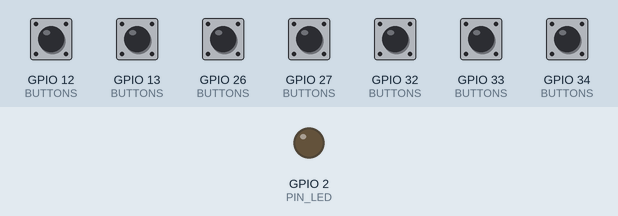
A sketch run on a simulated ESP32. On the bench: output pins drawn as LEDs (lit = HIGH). Dashed ring = blinking. The inputs (shaded band) are chosen by the test bench; at power-on: GPIO 12 (BUTTONS), GPIO 13 (BUTTONS), GPIO 26 (BUTTONS), GPIO 27 (BUTTONS), GPIO 32 (BUTTONS), GPIO 33 (BUTTONS), GPIO 34 (BUTTONS) HIGH. What the sketch prints to the serial monitor is not drawn.

Above: at 1.7 s.
1.8 s: GPIO 12 (BUTTONS) pulled LOW for 1 s
At 2.01 s:
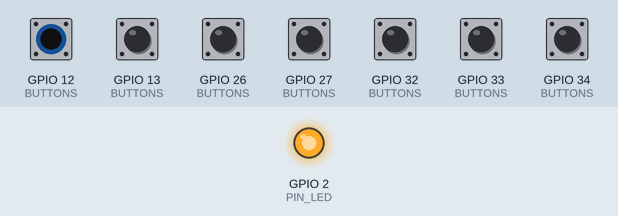
4.8 s: GPIO 34 (BUTTONS) pulled LOW for 1 s
At 7.0 s:
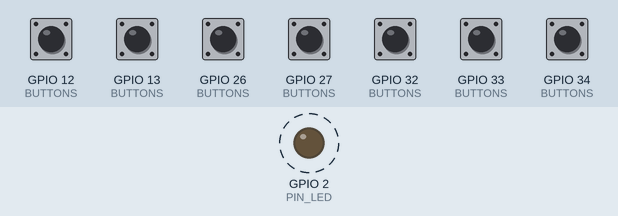
7.3 s: GPIO 13 (BUTTONS) pulled LOW for 0.15 s
At 8.5 s:
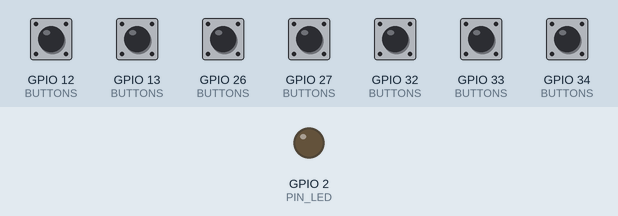
8.9 s: GPIO 26 (BUTTONS) pulled LOW for 0.15 s
At 9.8 s:
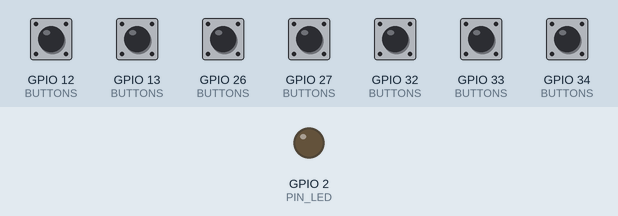
10.5 s: GPIO 27 (BUTTONS) pulled LOW for 0.15 s
At 11.1 s:
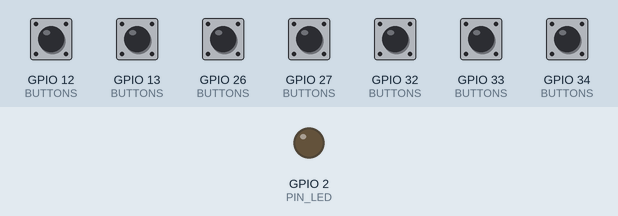
12.1 s: GPIO 32 (BUTTONS) pulled LOW for 0.15 s
At 13.5 s:
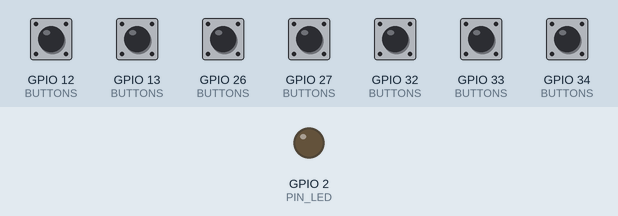
Timing chart, 0 to 14.7 s (numbered marks = the images above; inputs shaded):
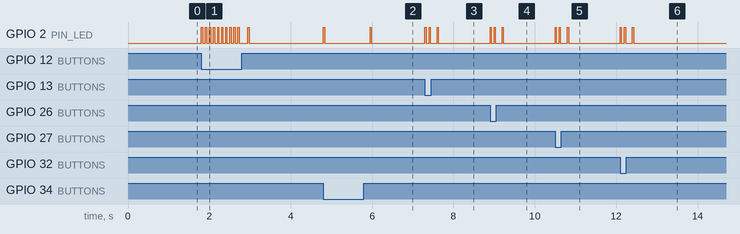

The sketch:

transmitter.ino
```cpp
/**
 * ============================================================================
 *  ESP32 P2P TRANSMITTER — Robot Control Buttons
 * ============================================================================
 *
 *  Protocol:  ESP-NOW (peer-to-peer, no WiFi router required)
 *  Latency:   ~1-3ms typical
 *  Range:     Up to 200m line-of-sight (with default TX power)
 *
 *  BUTTONS (directly to GND, internal pull-up used):
 *    GPIO 13  →  FORWARD
 *    GPIO 12  →  BACKWARD
 *    GPIO 14  →  TURN LEFT
 *    GPIO 27  →  TURN RIGHT
 *    GPIO 26  →  GRIPPER TOGGLE (press to open/close)
 *    GPIO 33  →  MOVE UP
 *    GPIO 32  →  MOVE DOWN
 *
 *  STATUS LED:
 *    GPIO  2  →  Built-in LED (blink on send, solid on error)
 *
 *  WIRING:
 *    Each button connects the GPIO pin to GND when pressed.
 *    No external pull-up resistors needed (internal pull-ups enabled).
 *
 *  HOW TO SET RECEIVER MAC:
 *    1. Flash the receiver with the receiver.ino sketch.
 *    2. Open Serial Monitor — it prints its MAC address on boot.
 *    3. Copy that MAC into RECEIVER_MAC below.
 *
 * ============================================================================
 */

#include <Arduino.h>
#include <WiFi.h>
#include <esp_now.h>
#include <esp_wifi.h>

// ─────────────────────────────────────────────────────────────────────────────
//  RECEIVER MAC ADDRESS — *** CHANGE THIS TO YOUR RECEIVER'S MAC ***
// ─────────────────────────────────────────────────────────────────────────────
static uint8_t RECEIVER_MAC[] = {0xFF, 0xFF, 0xFF, 0xFF, 0xFF, 0xFF};
// Example: {0x24, 0x6F, 0x28, 0xAA, 0xBB, 0xCC}
// Set to broadcast (FF:FF:FF:FF:FF:FF) for testing without knowing the MAC.

// ─────────────────────────────────────────────────────────────────────────────
//  COMMAND PROTOCOL — single-byte commands for minimum latency
// ─────────────────────────────────────────────────────────────────────────────
enum Command : uint8_t {
    CMD_STOP           = 0x00,
    CMD_FORWARD        = 0x01,
    CMD_BACKWARD       = 0x02,
    CMD_TURN_LEFT      = 0x03,
    CMD_TURN_RIGHT     = 0x04,
    CMD_GRIPPER_TOGGLE = 0x05,
    CMD_MOVE_UP        = 0x06,
    CMD_MOVE_DOWN      = 0x07,
};

// ─────────────────────────────────────────────────────────────────────────────
//  PACKET STRUCTURE — 4 bytes total for integrity & future extensibility
// ─────────────────────────────────────────────────────────────────────────────
//  Why structured packet instead of raw byte:
//    - Header byte guards against stray/corrupt data on the receiver
//    - Sequence number lets the receiver detect missed packets
//    - Fixed struct alignment is cache-friendly and memcpy-safe
#pragma pack(push, 1)
struct ControlPacket {
    uint8_t  header;      // Magic header: 0xFB ("FiboCLUBS")
    uint8_t  command;     // Command enum value
    uint8_t  seq;         // Rolling sequence number (0-255)
    uint8_t  checksum;    // XOR of header ^ command ^ seq
};
#pragma pack(pop)

static_assert(sizeof(ControlPacket) == 4, "Packet must be exactly 4 bytes");

// ─────────────────────────────────────────────────────────────────────────────
//  PIN DEFINITIONS
// ─────────────────────────────────────────────────────────────────────────────
static constexpr uint8_t PIN_LED = 2;  // Built-in LED on most ESP32 DevKit boards

struct ButtonDef {
    uint8_t pin;
    Command command;
    const char* label;   // For serial debug output
    bool        repeats; // true = re-send while held (movement), false = fire once (toggle)
};

// Why these specific GPIOs: they are all safe-to-use input pins on ESP32
// that don't interfere with boot strapping or flash operations.
static const ButtonDef BUTTONS[] = {
    {13, CMD_FORWARD,        "FORWARD",        true},
    {12, CMD_BACKWARD,       "BACKWARD",       true},
    {27, CMD_TURN_LEFT,      "TURN LEFT",      true},
    {26, CMD_TURN_RIGHT,     "TURN RIGHT",     true},
    {34, CMD_GRIPPER_TOGGLE, "GRIPPER TOGGLE", false},  // single-fire toggle
    {33, CMD_MOVE_UP,        "MOVE UP",        true},
    {32, CMD_MOVE_DOWN,      "MOVE DOWN",      true},
};

static constexpr size_t NUM_BUTTONS = sizeof(BUTTONS) / sizeof(BUTTONS[0]);

// ─────────────────────────────────────────────────────────────────────────────
//  TIMING CONSTANTS
// ─────────────────────────────────────────────────────────────────────────────
static constexpr unsigned long DEBOUNCE_MS        = 50;   // Software debounce window
static constexpr unsigned long REPEAT_INTERVAL_MS = 100;  // How often to re-send while held
static constexpr unsigned long STOP_TIMEOUT_MS    = 150;  // Send STOP after all buttons released
static constexpr unsigned long LED_BLINK_MS       = 30;   // Visual feedback duration per send

// ─────────────────────────────────────────────────────────────────────────────
//  STATE VARIABLES
// ─────────────────────────────────────────────────────────────────────────────
static uint8_t  g_seq            = 0;
static bool     g_peerAdded      = false;
static bool     g_lastSendOk     = true;
static uint32_t g_sendCount      = 0;
static uint32_t g_failCount      = 0;

// Per-button debounce state
struct ButtonState {
    bool     pressed;
    unsigned long lastChangeMs;
    unsigned long lastSendMs;
};
static ButtonState g_btnState[NUM_BUTTONS] = {};

static unsigned long g_lastAnyPressMs = 0;
static bool          g_stopSent       = true;
static unsigned long g_ledOffMs       = 0;

// ─────────────────────────────────────────────────────────────────────────────
//  ESP-NOW SEND CALLBACK — confirms delivery at MAC layer
// ─────────────────────────────────────────────────────────────────────────────
static void onSendComplete(const uint8_t* mac, esp_now_send_status_t status) {
    g_lastSendOk = (status == ESP_NOW_SEND_SUCCESS);
    if (!g_lastSendOk) {
        g_failCount++;
        Serial.println("[TX] ⚠ Delivery FAILED — is the receiver powered on?");
    }
}

// ─────────────────────────────────────────────────────────────────────────────
//  SEND COMMAND — builds packet and transmits via ESP-NOW
// ─────────────────────────────────────────────────────────────────────────────
static void sendCommand(Command cmd) {
    ControlPacket pkt;
    pkt.header   = 0xFB;
    pkt.command  = static_cast<uint8_t>(cmd);
    pkt.seq      = g_seq++;
    pkt.checksum = pkt.header ^ pkt.command ^ pkt.seq;

    esp_err_t result = esp_now_send(RECEIVER_MAC, reinterpret_cast<uint8_t*>(&pkt), sizeof(pkt));

    if (result == ESP_OK) {
        g_sendCount++;
        // Brief LED flash for visual feedback
        digitalWrite(PIN_LED, HIGH);
        g_ledOffMs = millis() + LED_BLINK_MS;
    } else {
        g_failCount++;
        Serial.printf("[TX] ✘ esp_now_send() error: %s\n", esp_err_to_name(result));
    }
}

// ─────────────────────────────────────────────────────────────────────────────
//  INITIALIZATION
// ─────────────────────────────────────────────────────────────────────────────
void setup() {
    Serial.begin(115200);
    delay(500);  // Let serial stabilize

    Serial.println();
    Serial.println("╔══════════════════════════════════════════════════╗");
    Serial.println("║   FiboCLUBS — ESP32 P2P Robot Transmitter        ║");
    Serial.println("╚══════════════════════════════════════════════════╝");

    // ── Configure GPIO ──────────────────────────────────────────────
    pinMode(PIN_LED, OUTPUT);
    digitalWrite(PIN_LED, LOW);

    for (size_t i = 0; i < NUM_BUTTONS; i++) {
        pinMode(BUTTONS[i].pin, INPUT_PULLUP);
        g_btnState[i] = {false, 0, 0};
    }

    // ── Initialize WiFi in STA mode (required for ESP-NOW) ─────────
    WiFi.mode(WIFI_STA);
    WiFi.disconnect();  // Ensure we're not connected to any AP

    // Print this device's MAC for reference
    Serial.printf("[TX] This device MAC: %s\n", WiFi.macAddress().c_str());
    Serial.printf("[TX] Target receiver:  %02X:%02X:%02X:%02X:%02X:%02X\n",
        RECEIVER_MAC[0], RECEIVER_MAC[1], RECEIVER_MAC[2],
        RECEIVER_MAC[3], RECEIVER_MAC[4], RECEIVER_MAC[5]);

    // ── Optional: Set WiFi channel (must match receiver) ───────────
    // esp_wifi_set_channel(1, WIFI_SECOND_CHAN_NONE);

    // ── Initialize ESP-NOW ──────────────────────────────────────────
    if (esp_now_init() != ESP_OK) {
        Serial.println("[TX] ✘ FATAL: ESP-NOW init failed!");
        // Solid LED = error state
        digitalWrite(PIN_LED, HIGH);
        while (true) { delay(1000); }
    }

    esp_now_register_send_cb(onSendComplete);

    // ── Register peer ───────────────────────────────────────────────
    esp_now_peer_info_t peerInfo = {};
    memcpy(peerInfo.peer_addr, RECEIVER_MAC, 6);
    peerInfo.channel = 0;     // 0 = use current channel
    peerInfo.encrypt = false; // No encryption for low-latency control

    if (esp_now_add_peer(&peerInfo) != ESP_OK) {
        Serial.println("[TX] ⚠ Failed to add peer — check MAC address");
        // Non-fatal: broadcast mode may still work
    } else {
        g_peerAdded = true;
        Serial.println("[TX] ✔ Peer registered successfully");
    }

    Serial.println("[TX] ✔ Ready — press buttons to send commands");
    Serial.println("────────────────────────────────────────────────────");
}

// ─────────────────────────────────────────────────────────────────────────────
//  MAIN LOOP — scan buttons, debounce, send commands
// ─────────────────────────────────────────────────────────────────────────────
void loop() {
    unsigned long now = millis();
    bool anyPressed = false;

    // ── Scan all buttons ─────────────────────────────────────────────
    for (size_t i = 0; i < NUM_BUTTONS; i++) {
        // Buttons are active-LOW (pulled up, grounded when pressed)
        bool rawPressed = (digitalRead(BUTTONS[i].pin) == LOW);

        // Debounce: only register state change after DEBOUNCE_MS stable
        if (rawPressed != g_btnState[i].pressed) {
            if ((now - g_btnState[i].lastChangeMs) >= DEBOUNCE_MS) {
                g_btnState[i].pressed     = rawPressed;
                g_btnState[i].lastChangeMs = now;

                if (rawPressed) {
                    // Button just pressed — send immediately
                    Serial.printf("[TX] ▶ %s\n", BUTTONS[i].label);
                    sendCommand(BUTTONS[i].command);
                    g_btnState[i].lastSendMs = now;
                    g_stopSent = false;
                }
            }
        }

        // Continuous send while held (for smooth motion control)
        // Toggle buttons (repeats=false) only fire once on press, not while held.
        if (g_btnState[i].pressed) {
            anyPressed = true;
            g_lastAnyPressMs = now;

            if (BUTTONS[i].repeats && (now - g_btnState[i].lastSendMs) >= REPEAT_INTERVAL_MS) {
                sendCommand(BUTTONS[i].command);
                g_btnState[i].lastSendMs = now;
            }
        }
    }

    // ── Auto-STOP when all buttons released ──────────────────────────
    // Why a timeout instead of immediate: prevents spurious STOP commands
    // during rapid button transitions (e.g., switching from LEFT to RIGHT).
    if (!anyPressed && !g_stopSent) {
        if ((now - g_lastAnyPressMs) >= STOP_TIMEOUT_MS) {
            Serial.println("[TX] ■ STOP");
            sendCommand(CMD_STOP);
            g_stopSent = true;
        }
    }

    // ── LED management ───────────────────────────────────────────────
    if (g_ledOffMs > 0 && now >= g_ledOffMs) {
        digitalWrite(PIN_LED, LOW);
        g_ledOffMs = 0;
    }

    // Small yield to prevent watchdog timeout
    delay(1);
}
```

Measured:
- after the input at 1.8 s, GPIO 2 (PIN_LED): goes 9 × (HIGH 0.03 s, LOW 0.07 s), HIGH 0.03 s, LOW 0.22 s, HIGH 0.03 s, then LOW, starting at once
- after the input at 4.8 s, GPIO 2 (PIN_LED): alternates HIGH for 0.03 s and LOW for 1.1 s, starting at once
- after the input at 7.3 s, GPIO 2 (PIN_LED): goes HIGH 0.03 s, LOW 0.07 s, HIGH 0.03 s, LOW 0.17 s, HIGH 0.03 s, then LOW, starting at once
- after the input at 8.9 s, GPIO 2 (PIN_LED): goes HIGH 0.03 s, LOW 0.07 s, HIGH 0.03 s, LOW 0.17 s, HIGH 0.03 s, then LOW, starting at once
- after the input at 10.5 s, GPIO 2 (PIN_LED): goes HIGH 0.03 s, LOW 0.07 s, HIGH 0.03 s, LOW 0.17 s, HIGH 0.03 s, then LOW, starting at once
- after the input at 12.1 s, GPIO 2 (PIN_LED): goes HIGH 0.03 s, LOW 0.07 s, HIGH 0.03 s, LOW 0.17 s, HIGH 0.03 s, then LOW, starting at once
